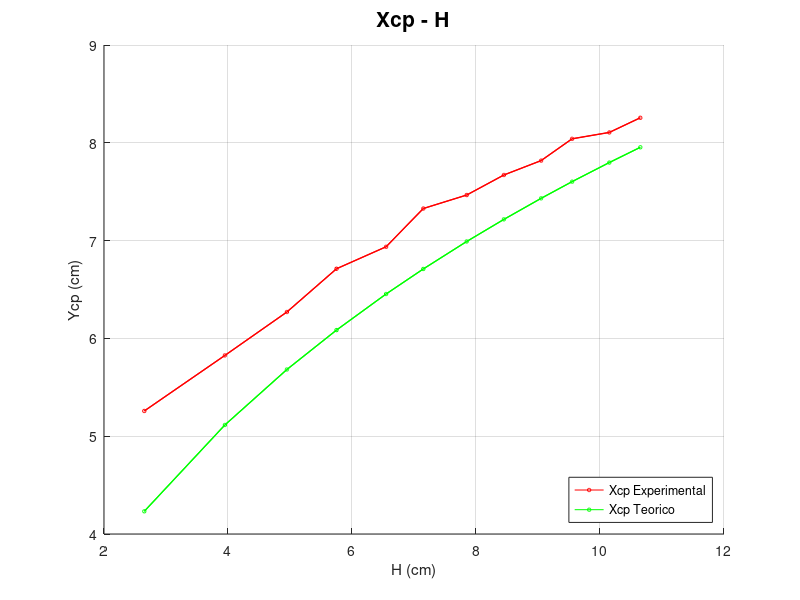

This figure's MATLAB source:
H = [10.65;10.15;9.55;9.05;8.45;7.85;7.15;6.55;5.75;4.95;3.95;2.65];
Xcp = [8.256;8.106;8.041;7.818;7.671;7.466;7.328;6.937;6.712;6.270;5.826;5.258];
Ycp = [22.241;22.446;23.050;23.100;23.553;23.880;24.673;24.5;25.433;25.739;26.947;29.935];
XcpT = [7.954;7.798;7.603;7.432;7.217;6.991;6.710;6.454;6.085;5.682;5.115;4.232];
YcpT = [];
for i=1:12
  YcpT(i,1) = 25-H(i,1)/3;
endfor
  YcpT;
  Ycp;
  
 hold on;
 
 plot(H,Xcp,"color","R","o-","markersize",2.5);
 plot(H,XcpT,"color","G","o-","markersize",2.5);
 plot(H,Xcp,"linewidth",1,"color","R");
 plot(H,XcpT,"linewidth",1,"color","G");
 title("Xcp - H","fontsize", 15);
 grid on;
 xlabel('H (cm)'), ylabel('Ycp (cm)');
 legend("Xcp Experimental","Xcp Teorico","location", "southeast");